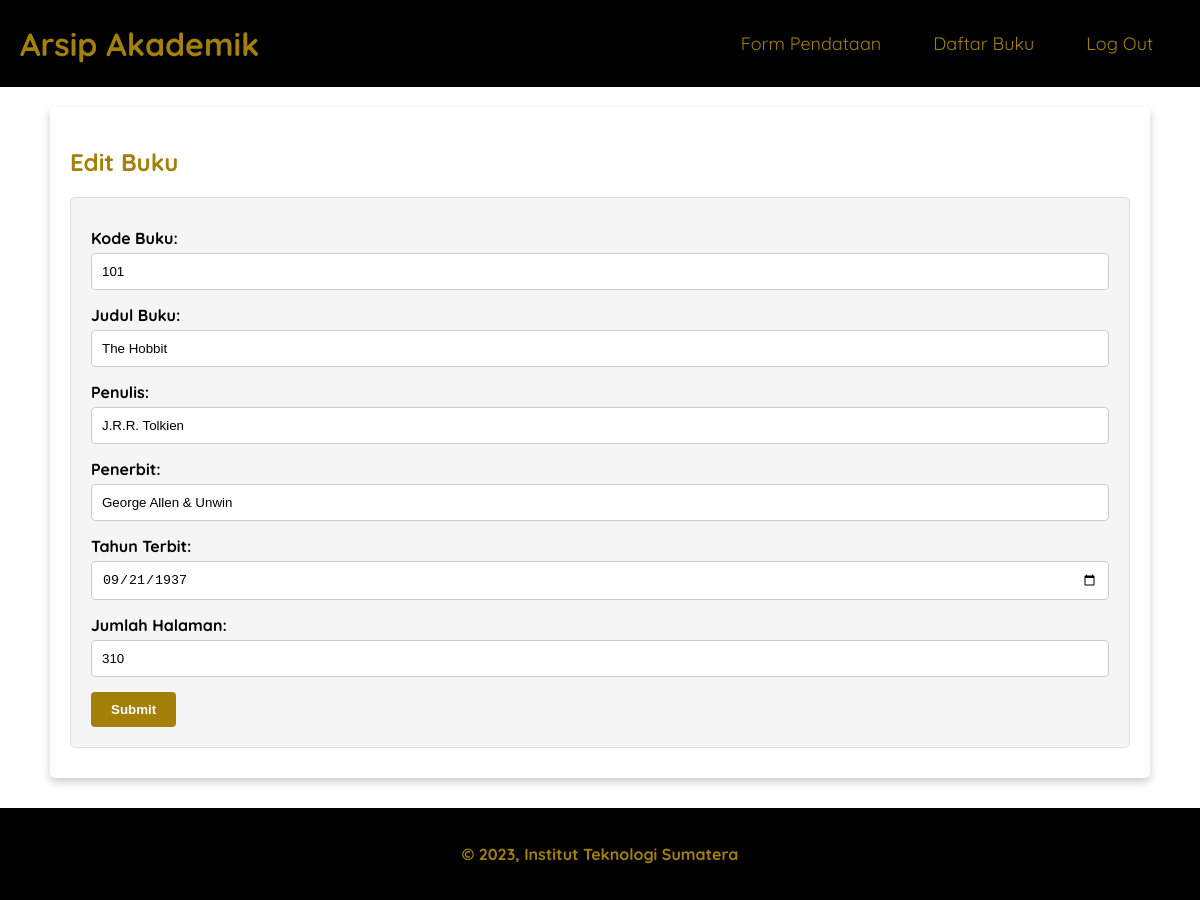
The app's page /editbuku.php?kode_buku=101 with its own data.
### tables this page shows
CREATE TABLE `buku` (
  `kode_buku` int(10) NOT NULL,
  `judul_buku` varchar(100) DEFAULT NULL,
  `penulis` varchar(100) DEFAULT NULL,
  `penerbit` varchar(100) DEFAULT NULL,
  `tahun_terbit` date DEFAULT NULL,
  `jumlah_halaman` int(10) DEFAULT NULL
);

### editbuku.php (the view, shortened to what this page needs)
<?php
include "koneksi.php";
if(isset($_GET['kode_buku'])) {
    $kode_buku = $_GET['kode_buku'];
    $query = "SELECT * FROM buku WHERE kode_buku = '$kode_buku'";
    $result = mysqli_query($koneksi, $query);
    if ($result) {
        $row = mysqli_fetch_assoc($result);
        ?>
        <!DOCTYPE html>
        <html lang="en">
        <head>
            <link rel="stylesheet" href="style/style.css">
        </head>
        <body>
            <header class="header-logo">
                <h1>Arsip Akademik</h1>
                <nav>
                    <ul class="nav-list">
                        <li><a href="form.php">Form Pendataan</a></li>
                        <li><a href="index.php">Daftar Buku</a></li>
                        <li><a href="logout.php">Log Out</a></li>
                    </ul>
                </nav>
            </header>
            <main>
                <div id="content">
                    <article class="card">
                        <h1>Edit Buku</h1>
                        <div class="form">
                            <form id="editBookForm" action="edit.php" method="post" onsubmit="return validateForm()">
                                <label for="kode_buku">Kode Buku:</label>
                                <input type="number" id="kode_buku" name="kode_buku" value="<?php echo $row['kode_buku']; ?>" readonly><br>
                                <label for="judul_buku">Judul Buku:</label>
                                <input type="text" id="judul_buku" name="judul_buku" value="<?php echo $row['judul_buku']; ?>"><br>
                                <label for="penulis">Penulis:</label>
                                <input type="text" id="penulis" name="penulis" value="<?php echo $row['penulis']; ?>"><br>
                                <label for="penerbit">Penerbit:</label>
                                <input type="text" id="penerbit" name="penerbit" value="<?php echo $row['penerbit']; ?>"><br>
                                <label for="tahun_terbit">Tahun Terbit:</label>
                                <input type="date" id="tahun_terbit" name="tahun_terbit" value="<?php echo $row['tahun_terbit']; ?>"><br>
                                <label for="jumlah_halaman">Jumlah Halaman:</label>
                                <input type="number" id="jumlah_halaman" name="jumlah_halaman" value="<?php echo $row['jumlah_halaman']; ?>"><br>
                                <button type="submit">Submit</button>
                            </form>
                        </div>
                    </article>
                </div>
            </main>
            <footer>
                <p>&#169; 2023, Institut Teknologi Sumatera</p>
            </footer>
        </body>
        </html>
        <?php
    } else {
        echo "Error: " . $query . "<br>" . mysqli_error($koneksi);
    }
} else {
    echo "Kode buku tidak valid.";
}
?>

### style/style.css (style rules this page uses)
* { box-sizing: border-box; }
header { display: inline; }
.header-logo { display: flex; align-items: center; justify-content: space-between; background-color: rgb(0, 0, 0); position: sticky; top: 0; }
.header-logo h1 { margin: 0; color: rgb(164, 128, 9); padding-left: 20px; }
nav a { font-size: 18px; font-weight: 400; text-decoration: none; padding-left: 5px; color: rgb(164, 128, 9); }
nav ul { padding-inline: 4rem; display: flex; gap: 2rem; }
.nav-list { list-style: none; margin: 12px; padding: 20px; display: flex; }
.nav-list li { padding-right: 15px; }
body { font-family: 'Quicksand', sans-serif; margin: 0; padding: 0; }
h1 { color: rgb(164, 128, 9); }
main { padding: 20px; display: flex; gap: 1.5rem; }
.card { box-shadow: 0 4px 8px rgba(0, 0, 0, 0.2); border-radius: 5px; padding: 20px; margin: 0px 30px 10px 30px; }
#content { flex: 5; display: flex; flex-flow: column nowrap; gap: 1rem 2rem; }
footer { padding: 20px; color: rgb(164, 128, 9); background-color: rgb(0, 0, 0); text-align: center; font-weight: bold; }
.form { background-color: #f5f5f5; border: 1px solid #ddd; padding: 20px; border-radius: 5px; margin: 10px 0; }
.form label { font-weight: bold; display: block; margin-top: 10px; }
.form input[type="text"], .form input[type="number"], .form input[type="date"] { width: 100%; padding: 10px; margin: 5px 0; border: 1px solid #ccc; border-radius: 4px; }
.form button { background-color: rgb(164, 128, 9); color: white; padding: 10px 20px; border: none; border-radius: 4px; font-weight: bold; cursor: pointer; margin-top: 10px; }
@media screen and (max-width: 1200px) { main { flex-flow: column nowrap; } }

### records on screen
buku: kode_buku "101", judul_buku "The Hobbit", penulis "J.R.R. Tolkien", penerbit "George Allen & Unwin", tahun_terbit "09/21/1937", jumlah_halaman "310"
